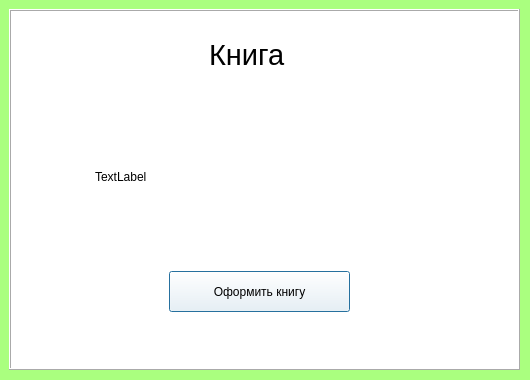
<?xml version="1.0" encoding="UTF-8"?>
<ui version="4.0">
 <class>Dialog</class>
 <widget class="QDialog" name="Dialog">
  <property name="geometry">
   <rect>
    <x>0</x>
    <y>0</y>
    <width>530</width>
    <height>380</height>
   </rect>
  </property>
  <property name="windowTitle">
   <string>Книга</string>
  </property>
  <property name="styleSheet">
   <string notr="true">background-color:rgb(170, 255, 127)</string>
  </property>
  <widget class="QFrame" name="frame">
   <property name="geometry">
    <rect>
     <x>9</x>
     <y>9</y>
     <width>511</width>
     <height>361</height>
    </rect>
   </property>
   <property name="styleSheet">
    <string notr="true">background-color:rgb(255, 255, 255)</string>
   </property>
   <property name="frameShape">
    <enum>QFrame::Box</enum>
   </property>
   <property name="frameShadow">
    <enum>QFrame::Raised</enum>
   </property>
   <widget class="QLabel" name="label">
    <property name="geometry">
     <rect>
      <x>200</x>
      <y>30</y>
      <width>91</width>
      <height>31</height>
     </rect>
    </property>
    <property name="font">
     <font>
      <pointsize>22</pointsize>
     </font>
    </property>
    <property name="text">
     <string>Книга</string>
    </property>
   </widget>
   <widget class="QLabel" name="label_2">
    <property name="geometry">
     <rect>
      <x>86</x>
      <y>102</y>
      <width>341</width>
      <height>131</height>
     </rect>
    </property>
    <property name="text">
     <string>TextLabel</string>
    </property>
   </widget>
   <widget class="QPushButton" name="pushButton">
    <property name="geometry">
     <rect>
      <x>160</x>
      <y>262</y>
      <width>181</width>
      <height>41</height>
     </rect>
    </property>
    <property name="text">
     <string>Оформить книгу</string>
    </property>
   </widget>
  </widget>
 </widget>
 <resources/>
 <connections/>
</ui>
